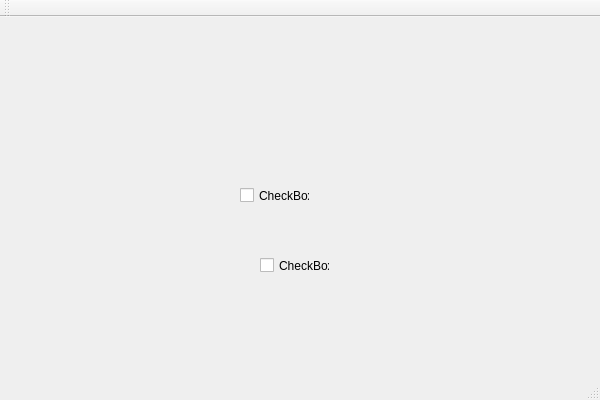
<?xml version="1.0" encoding="UTF-8"?>
<ui version="4.0">
 <class>helloClass</class>
 <widget class="QMainWindow" name="helloClass">
  <property name="geometry">
   <rect>
    <x>0</x>
    <y>0</y>
    <width>600</width>
    <height>400</height>
   </rect>
  </property>
  <property name="windowTitle">
   <string>hello</string>
  </property>
  <widget class="QWidget" name="centralWidget">
   <widget class="QWidget" name="verticalLayoutWidget">
    <property name="geometry">
     <rect>
      <x>60</x>
      <y>80</y>
      <width>160</width>
      <height>141</height>
     </rect>
    </property>
    <layout class="QVBoxLayout" name="verticalLayout"/>
   </widget>
   <widget class="QCheckBox" name="checkBox">
    <property name="geometry">
     <rect>
      <x>240</x>
      <y>170</y>
      <width>70</width>
      <height>17</height>
     </rect>
    </property>
    <property name="text">
     <string>CheckBox</string>
    </property>
   </widget>
   <widget class="QCheckBox" name="checkBox_2">
    <property name="geometry">
     <rect>
      <x>260</x>
      <y>240</y>
      <width>70</width>
      <height>17</height>
     </rect>
    </property>
    <property name="text">
     <string>CheckBox</string>
    </property>
   </widget>
  </widget>
  <widget class="QMenuBar" name="menuBar">
   <property name="geometry">
    <rect>
     <x>0</x>
     <y>0</y>
     <width>600</width>
     <height>21</height>
    </rect>
   </property>
  </widget>
  <widget class="QToolBar" name="mainToolBar">
   <attribute name="toolBarArea">
    <enum>TopToolBarArea</enum>
   </attribute>
   <attribute name="toolBarBreak">
    <bool>false</bool>
   </attribute>
  </widget>
  <widget class="QStatusBar" name="statusBar"/>
 </widget>
 <layoutdefault spacing="6" margin="11"/>
 <resources>
  <include location="hello.qrc"/>
 </resources>
 <connections/>
</ui>
